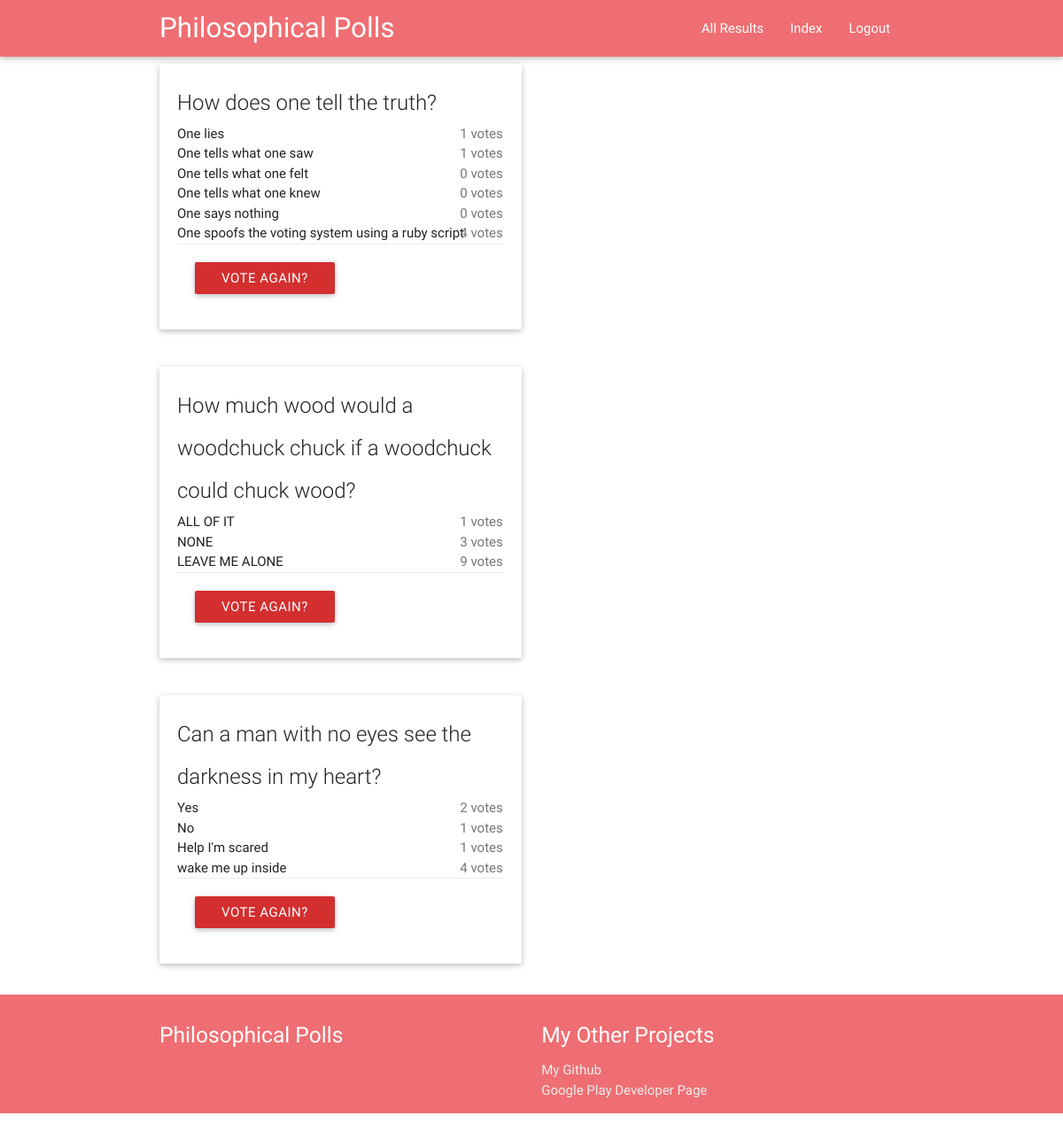
Before: /allresults/ (signed in) with the older database file.
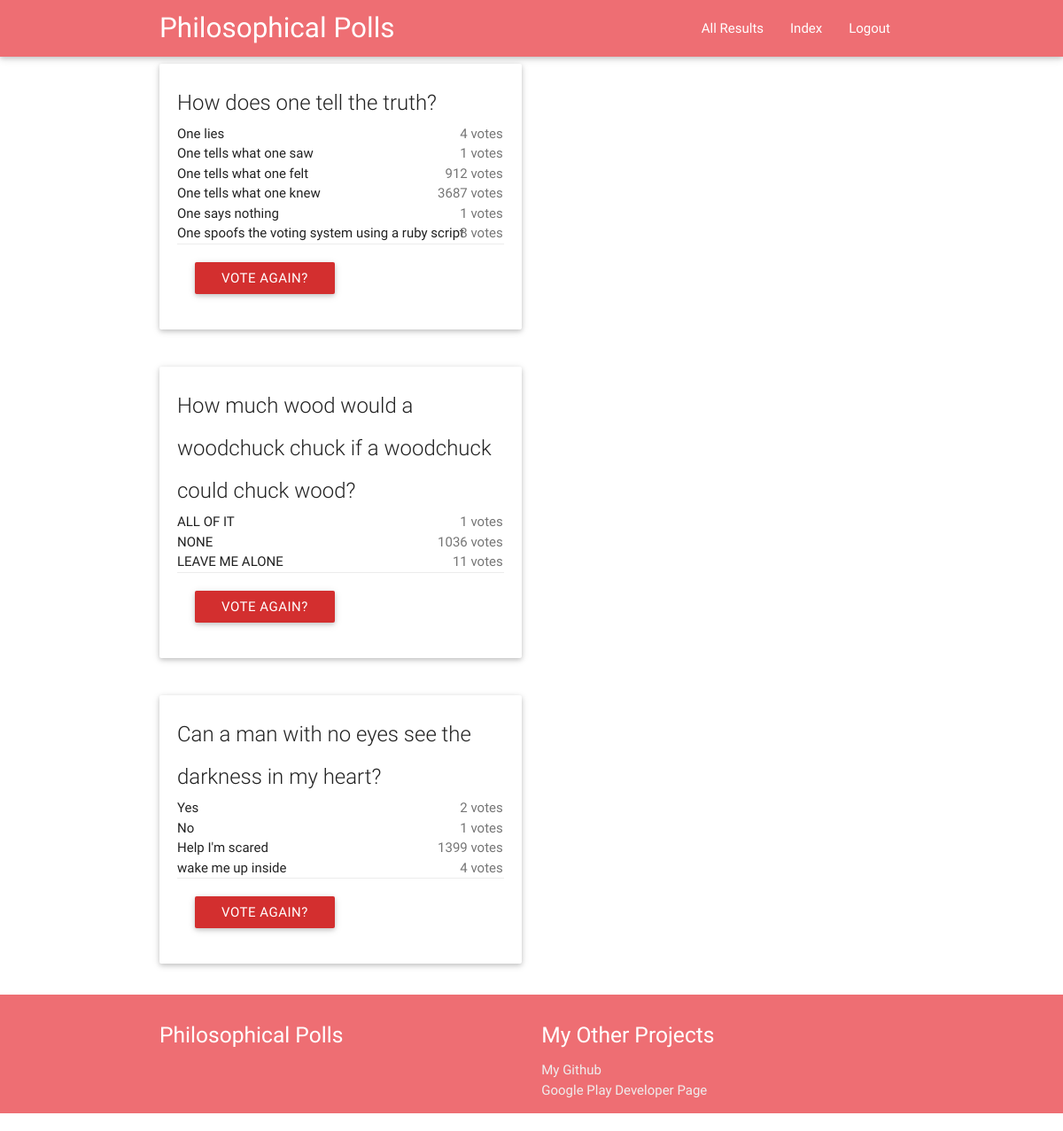
After: the same page with the newer database file.
### polls/models.py (models this page shows, shortened)
class Question(models.Model):
	question_text = models.CharField(max_length=200)
	pub_date = models.DateTimeField('Date Published')

class Choice(models.Model):
	question = models.ForeignKey(Question, on_delete=models.CASCADE)
	choice_text = models.CharField(max_length=200)
	votes = models.IntegerField(default=0)

### polls/views.py (the view)
# urls.py: url(r'^allresults/$', views.allresults, name='allresults'),
@login_required
def allresults(request):
	print get_client_ip(request)
	qs = Question.objects.all()
	return render(request, 'polls/allresults.html', { 'questions' : qs })

### polls/views.py (called while the page is built)
def get_client_ip(request):
	x_forwarded_for = request.META.get('HTTP_X_FORWARDED_FOR')
	if x_forwarded_for:
	    ip = x_forwarded_for.split(',')[0]
	else:
	    ip = request.META.get('REMOTE_ADDR')
	return ip

### polls/templates/polls/allresults.html
{% extends 'polls/base.html' %}
{% block body_block %}
		{% for question in questions %}
		<div class="row">
			<div class="col s12 m6">
				<div class="card hoverable">
					<div class="card-content">
						<span class="card-title">{{ question.question_text }}</span>
						{% if question %}
						    {% for c in question.choice_set.all %}
							<p class="collection-item">{{c.choice_text}} <span class="badge">{{ c.votes }} votes{{ choice.votes|pluralize }}</span></p>
						    {% endfor %}
						<div class="card-action">
						    <a class="waves-effect waves-light red darken-2 btn" href="{% url 'polls:detail' question.id %}">Vote again?</a>
						</div>
						{% else %}
						    <p>No polls are available.</p>
						{% endif %}
					</div>
				</div>
			</div>
		</div>
	{% endfor %}
{% endblock %}

### polls/templates/polls/base.html (shortened to what this page needs)
<!DOCTYPE html>
{% load staticfiles %}
<html>
<head>
        <link type="text/css" rel="stylesheet" href="{% static 'polls/css/materialize.css' %}" media="screen,projection" />
	<nav>
		<div class="top-nav">
			<div class="container">
				<div class="nav-wrapper">
					<a href="#" class="brand-logo">Philosophical Polls</a>
					<ul id="nav-mobile" class="right hide-on-med-and-down">
						<li><a href="/polls/allresults/">All Results</a></li>
						<li><a href="/polls/">Index</a></li>
						<li><a href="/accounts/logout/">Logout</a></li>
					</ul>
				</div>
			</div>
		</div>
	</nav>
</head>
<body>
	<div class="container">
	{% block body_block %}{% endblock %}
	</div>
	{% block footer %}
		<footer class="page-footer">
			<div class="container">
				<div class="row">
					<div class="col s6">
						<h5 class="white-text">Philosophical Polls</h5>
					</div>
					<div class="col s6">
						<h5 class="white-text">My Other Projects</h5>
						<ul>
							<li><a class="grey-text text-lighten-3" href="https://github.com/PoisonRain">My Github</a>
							<li><a class="grey-text text-lighten-3" href="https://play.google.com/store/apps/dev?id=6593726962513044888">Google Play Developer Page</a>
						</ul>
					</div>
				</div>
			</div>
		</footer>
        {% endblock %}
</body>
</html>

Changed rows visible on the page:
changed Choice "One lies": votes "1" → "4"
changed Choice "One tells what one felt": votes "0" → "912"
changed Choice "One tells what one knew": votes "0" → "3687"
changed Choice "One says nothing": votes "0" → "1"
changed Choice "One spoofs the voting system using a ruby script": votes "4" → "8"
changed Choice "NONE": votes "3" → "1036"
changed Choice "LEAVE ME ALONE": votes "9" → "11"
changed Choice "Help I'm scared": votes "1" → "1399"
